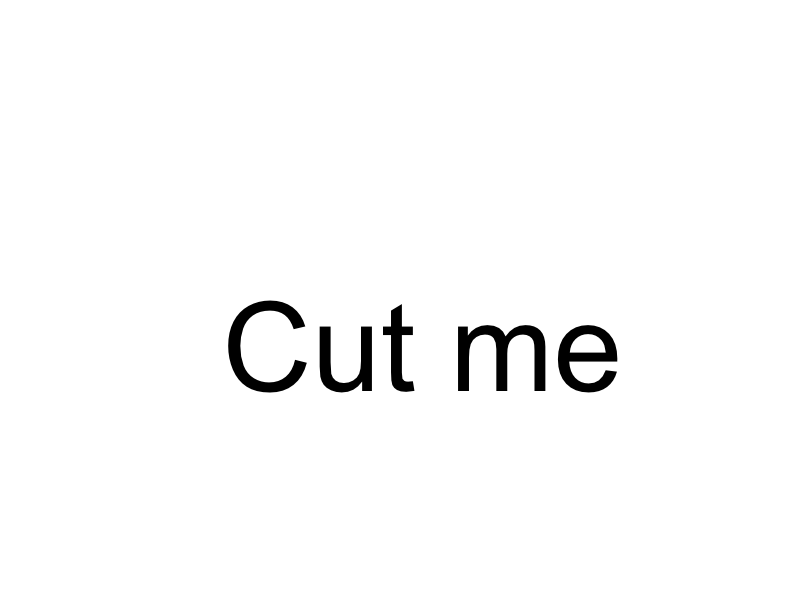
#> input picture Python/image_cutter/Input/testfile.png, 800 x 600 px, found by its file name
$ python -i cut_img.py   (imports and definitions only)
#> lines starting #> are read from the running program, lines starting #| are printed output that depends on the picture
#!/usr/bin/env python3
# -*- coding:utf-8 -*-

#
####
# File: cut_img.py
# Project: image_cutter
#-----
# Created Date: Tuesday 11.08.2020, 00:47
# Author: Apop85
#-----
# Last Modified: Tuesday 11.08.2020, 00:47
#-----
# Copyright (c) 2020 Apop85
# This software is published under the MIT license.
# Check http://www.opensource.org/licenses/MIT for further informations
#-----
# Description:
####

import os, threading, re
from PIL import Image, ImageColor
from time import sleep

# Defining in- and output path
image_dir = r".\Input"
target_dir = r".\Output"
# String to extend the filename
filename_extension = "_cropped"
# Default amount of max threads
max_threads = 3
# Setup counters
thread_counter, image_counter = 0, 0
# List of all generated threads
thread_list = []

# Determine the script location
# script_path = os.path.dirname(__file__)
# print(script_path)
# Change path to target subfolder
# input()
# os.chdir(image_dir)

# Save absolut path
abs_image_path = image_dir
abs_target_path = target_dir

help_messages = {
    "thread": "As more threads you generate as faster the script will process all the images. If you have a potato computer keep this number low otherwise it could end in an not responding script or machine."
}

# [45 lines left out: functions format_text, init, process_images, not called in this run]


def start_process(filename):
#> called with filename = 'Input/testfile.png'
    global image_dir
    if filename.endswith(".png"):
        x_start, x_end, y_start, y_end = 10**10,0,10**10,0
        # Open image
        image_object = Image.open(image_dir + "\\" + filename)
#> image_object is the input picture: PIL image 800x600 RGBA; mean R, G, B, A 0, 0, 0, 5.1
        # Get Size of the image
        size_x, size_y = image_object.size
#> size_x = 800; size_y = 600
        # Iterate trough each pixel
        for y_pixel in range(0, size_y):
            for x_pixel in range(0, size_x):
                # Read color of pixel
                current_color = image_object.getpixel((x_pixel, y_pixel))
                # Update coordinates if pixel is not empty
                if current_color != (0,0,0,0):
                    x_start = x_pixel if x_pixel < x_start else x_start
                    x_end = x_pixel if x_pixel > x_end else x_end
                    y_start = y_pixel if y_pixel < y_start else y_start
                    y_end = y_pixel if y_pixel > y_start else y_start
        # Define content area
        crop = (x_start, y_start, x_end, y_end)
        # Start cropping process
        crop_files(filename, crop, image_object)


def crop_files(filename, crop_area, image_object):
#> called with filename = 'Input/testfile.png', crop_area = (228, 300, 617, 392)
    global thread_counter
    # Define new image with reduced content
    new_image = image_object.crop(crop_area)
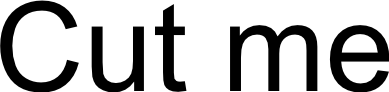
#> new_image: PIL image 389x92 RGBA; mean R, G, B, A 0, 0, 0, 69; transparent parts drawn white
    # Create new filename
    image_name = filename.split(".")
    new_name = ""
    for i in range(0,len(image_name)-1):
        new_name += image_name[i]
    new_name += filename_extension + "." + image_name[-1]
    # Save reduced image
    new_image.save(abs_target_path+"\\"+new_name)

    thread_counter -= 1

    print(filename, "done")


# [1 line not run here, left out]

>>> result = start_process('Input/testfile.png')
